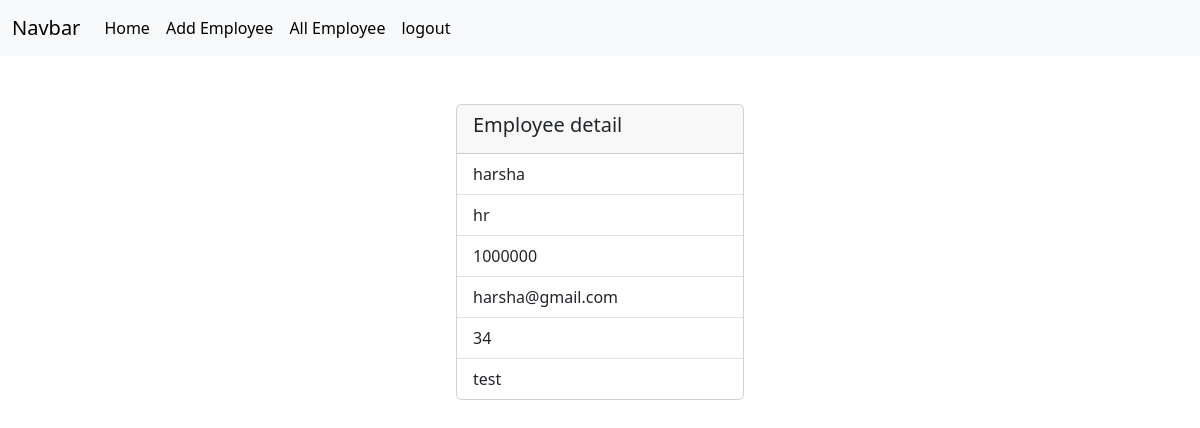
Screenshot of /employees/13 (signed in) with the database file from the repository.
### crm/models.py (models this page shows, shortened)
class Employees(models.Model):
    name=models.CharField(max_length=200)
    department=models.CharField(max_length=200)
    salary=models.PositiveIntegerField()
    email=models.EmailField(unique=True)
    age=models.PositiveIntegerField()
    contact=models.CharField(max_length=12,null=True)
    profile_pic=models.ImageField(upload_to="image",null=True,blank=True)
    dob=models.DateField(null=True,blank=True)

### crm/views.py (the view)
# urls.py: path('employees/<int:pk>',views.EmployeeDetailView.as_view(),name="emp-detail"),
@method_decorator(signin_requried,name="dispatch")
class EmployeeDetailView(View):
    def get(self,request,*args,**kwargs):
        id=kwargs.get("pk")
        qs=Employees.objects.get(id=id)
        return render(request,"emp_detail.html",{"data":qs})

### crm/views.py (called while the page is built)
def signin_requried(fn):
    def wrapper(request,*args,**kwargs):
        if not request.user.is_authenticated:
            messages.error(request,"invalid session")
            return redirect("signin")
        else:
            return fn(request,*args,**kwargs)
    return wrapper

### crm/templates/emp_detail.html (shortened to what this page needs)
{%extends 'base.html'%}
{%block body_block%}
<div class="container d-flex justify-content-center mt-5">
  <div>
      <div class="card" style="width: 18rem;">
          <div class="card-header">
           <h5>Employee detail</h5>
          </div>
          <ul class="list-group list-group-flush">
            <li class="list-group-item">{{data.name}}</li>
            <li class="list-group-item">{{data.department}}</li>
            <li class="list-group-item">{{data.salary}}</li>
            <li class="list-group-item">{{data.email}}</li>
            <li class="list-group-item">{{data.age}}</li>
            <li class="list-group-item">{{data.contact}}</li>
          </ul>
        </div>
  </div>
</div>
{%endblock%}

### rows the page displays
Employees: name "harsha", department "hr", salary "1000000", email "harsha@gmail.com", age "34", contact "test"
